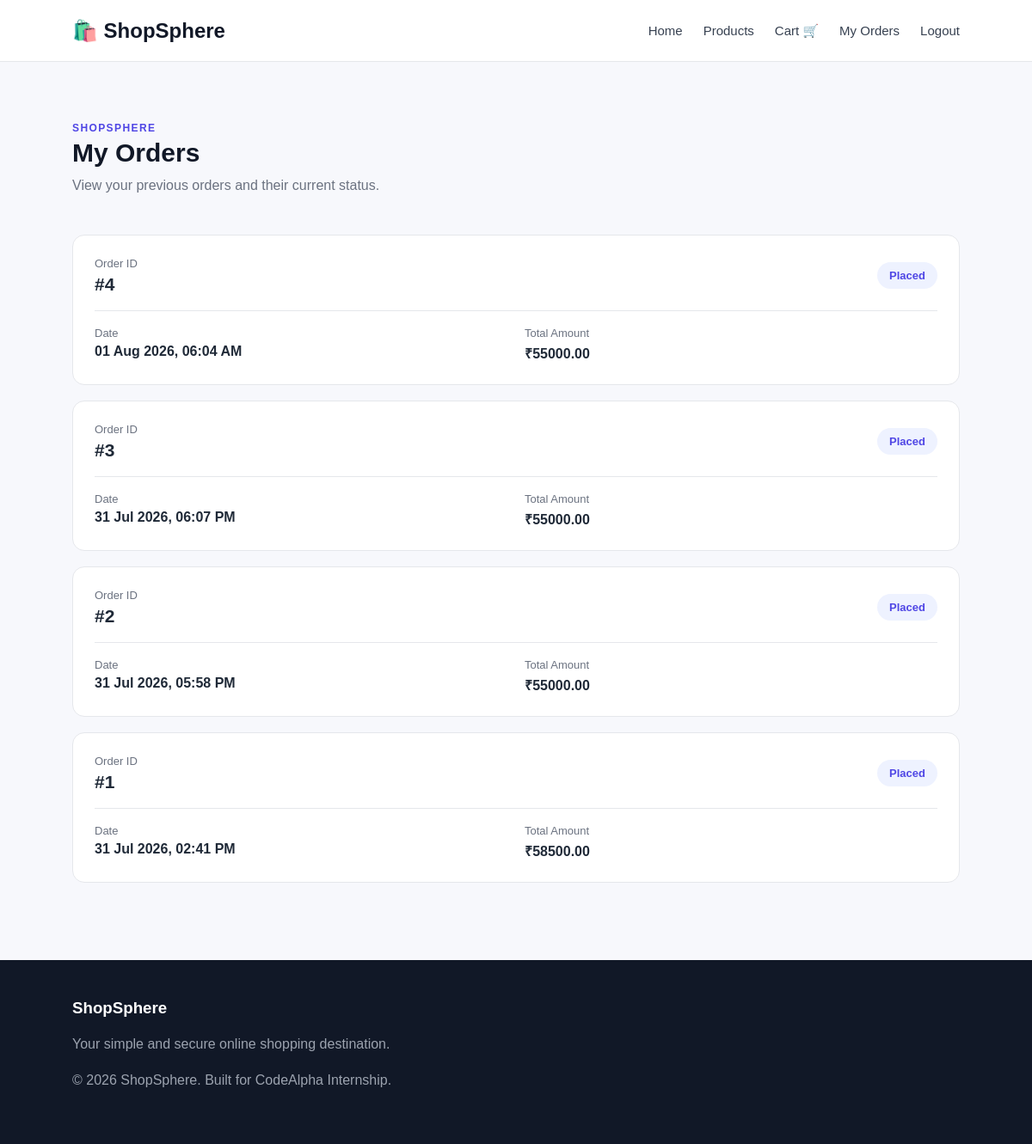
/orders/ (signed in), run on the app's committed database.
### store/models.py (models this page shows, shortened)
class Order(models.Model):
    user = models.ForeignKey(User, on_delete=models.CASCADE)
    order_date = models.DateTimeField(auto_now_add=True)
    total_price = models.DecimalField(max_digits=10, decimal_places=2)
    status = models.CharField(max_length=30, default='Placed')

### store/views.py (the view)
# urls.py: path('orders/', views.order_history, name='orders'),
@login_required
def order_history(request):
    orders = Order.objects.filter(
        user=request.user
    ).order_by('-order_date')
    return render(
        request,
        'order_history.html',
        {'orders': orders}
    )

### templates/order_history.html (shortened to what this page needs)
{% extends 'base.html' %}
{% block content %}
<section class="section orders-page">
    <div class="section-heading">
        <div>
            <p class="section-small">SHOPSPHERE</p>
            <h2>My Orders</h2>
            <p class="page-description">
                View your previous orders and their current status.
            </p>
        </div>
    </div>
    {% if orders %}
        <div class="orders-list">
            {% for order in orders %}
            <div class="order-card">
                <div class="order-header">
                    <div>
                        <span>Order ID</span>
                        <h3>#{{ order.id }}</h3>
                    </div>
                    <div class="order-status">
                        {{ order.status }}
                    </div>
                </div>
                <div class="order-details">
                    <div>
                        <span>Date</span>
                        <strong>
                            {{ order.order_date|date:"d M Y, h:i A" }}
                        </strong>
                    </div>
                    <div>
                        <span>Total Amount</span>
                        <strong>
                            ₹{{ order.total_price }}
                        </strong>
                    </div>
                </div>
            </div>
            {% endfor %}
        </div>
    {% endif %}
</section>
{% endblock %}

### templates/base.html (shortened to what this page needs)
{% load static %}
<!DOCTYPE html>
<html lang="en">
<head>
    <link rel="stylesheet" href="{% static 'css/style.css' %}">
</head>
<body>
<header class="navbar">
    <div class="logo">
        🛍️ ShopSphere
    </div>
    <nav class="nav-links">
        <a href="{% url 'home' %}">Home</a>
        <a href="{% url 'products' %}">Products</a>
        {% if user.is_authenticated %}
            <a href="{% url 'cart' %}">Cart 🛒</a>
            <a href="{% url 'orders' %}">My Orders</a>
            <a href="{% url 'logout' %}">Logout</a>
        {% else %}
            <a href="{% url 'login' %}">Login</a>
            <a href="{% url 'register' %}" class="signup-btn">Sign Up</a>
        {% endif %}
    </nav>
</header>
<main>
    {% block content %}
    {% endblock %}
</main>
<footer class="footer">
    <h3>ShopSphere</h3>
    <p>Your simple and secure online shopping destination.</p>
    <p>© 2026 ShopSphere. Built for CodeAlpha Internship.</p>
</footer>
</body>
</html>

### static/css/style.css (style rules this page uses)
* { box-sizing: border-box; }
html { scroll-behavior: smooth; }
body { margin: 0; font-family: Arial, Helvetica, sans-serif; background: #f7f8fc; color: #1f2937; }
a { text-decoration: none; }
.navbar { width: 100%; min-height: 72px; padding: 0 7%; display: flex; align-items: center; justify-content: space-between; background: #ffffff; border-bottom: 1px solid #e5e7eb; position: sticky; top: 0; z-index: 1000; }
.logo { font-size: 24px; font-weight: 700; color: #111827; }
.nav-links { display: flex; align-items: center; gap: 24px; }
.nav-links a { color: #374151; font-size: 15px; font-weight: 500; transition: 0.2s ease; }
main { min-height: 70vh; }
.section { width: 86%; max-width: 1200px; margin: 70px auto; }
.section-heading { display: flex; justify-content: space-between; align-items: end; margin-bottom: 28px; }
.section-small { margin: 0; color: #4f46e5; font-size: 12px; font-weight: 700; letter-spacing: 1.4px; }
.section-heading h2 { margin: 5px 0 0; font-size: 30px; color: #111827; }
.footer { margin-top: 90px; padding: 45px 7%; background: #111827; color: #ffffff; }
.footer h3 { margin-top: 0; }
.footer p { color: #9ca3af; line-height: 1.6; }
.page-description { margin-top: 8px; color: #6b7280; line-height: 1.6; }
.orders-list { display: flex; flex-direction: column; gap: 18px; }
.order-card { background: #ffffff; border: 1px solid #e5e7eb; border-radius: 14px; padding: 25px; }
.order-header { display: flex; justify-content: space-between; align-items: center; padding-bottom: 18px; border-bottom: 1px solid #e5e7eb; }
.order-header span, .order-details span { display: block; color: #6b7280; font-size: 13px; margin-bottom: 5px; }
.order-header h3 { margin: 0; font-size: 21px; }
.order-status { padding: 8px 14px; border-radius: 20px; background: #eef2ff; color: #4f46e5; font-size: 13px; font-weight: 700; }
.order-details { display: grid; grid-template-columns: 1fr 1fr; gap: 20px; padding-top: 18px; }

### data on the page
Order: id "4", status "Placed", order_date "01 Aug 2026, 06:04 AM", total_price "55000.00"
Order: id "3", status "Placed", order_date "31 Jul 2026, 06:07 PM", total_price "55000.00"
Order: id "2", status "Placed", order_date "31 Jul 2026, 05:58 PM", total_price "55000.00"
Order: id "1", status "Placed", order_date "31 Jul 2026, 02:41 PM", total_price "58500.00"
